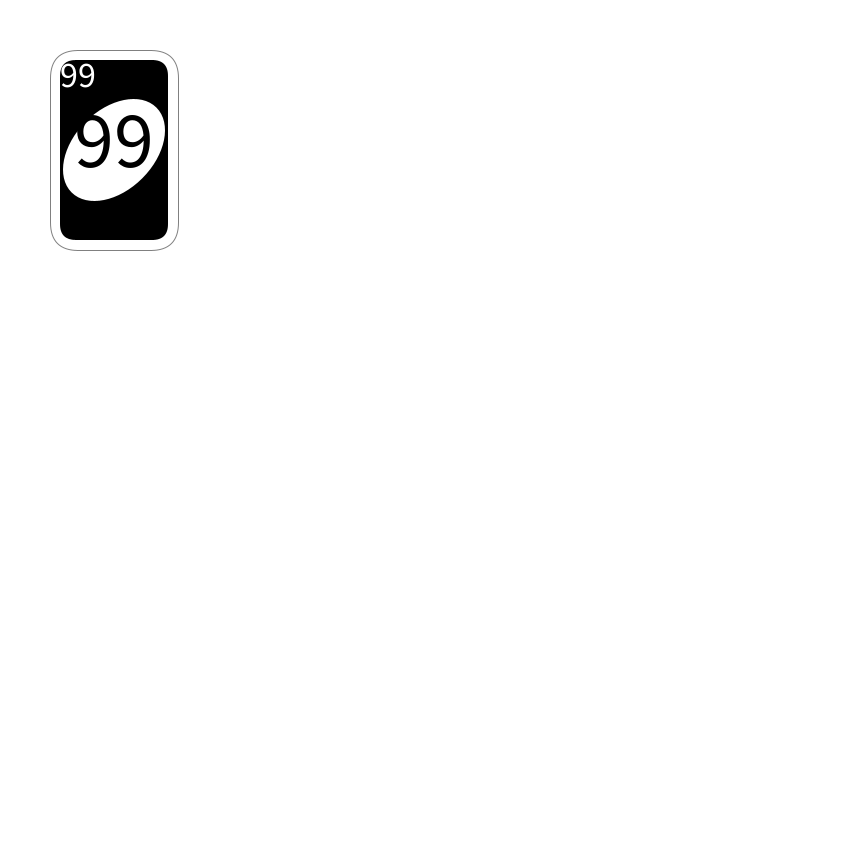
Frame 1 (no input)
Frame 60 (the mouse pressed at the canvas centre just before this capture): identical to frame 1, image omitted
Frame 120 (the mouse held since frame 60 and released just before this capture): identical to frame 1, image omitted

The Processing sketch that drew this single still picture (run headless with seeded random() and noise(); from frame 60 on, the mouse is pressed at the canvas centre):

// Processing sketch: week04_spread4people
// ── week04_spread4people.pde
void setup(){
  size(850,850);//要改視窗大小，會有一堆卡片在右側
  myShuffle();
}
void myShuffle(){
 for(int i=0;i<8;i++){
   for(int j=0;j<11;j++){
     cardN[i*11+j]=j;
     cardC[i*11+j]=C[i%4];
   }
 }
 for(int i=0;i<10000;i++){//多一個迴圈
   int a = int(random(88)),b = int(random(88));
   int temp = cardN[a];
   cardN[a] = cardN[b];
   cardN[b] = temp;
   temp = cardC[a];
   cardC[a] = cardC[b];
   cardC[b] = temp;
 }
}
//int [][] card = new int[8][11];
int [] cardN = new int[88];
int [] cardC = new int[88];
color [] C = {#FF5555,#FFAA00,#55AA55,#5555FF};
void draw(){
  background(255);
  if(mousePressed && mouseButton == RIGHT){//cheat key,peek all
    for(int i=0;i<8;i++){
      for(int j=0;j<11;j++){
        //drawCard(j*32,i*50,C[i%4],j);
        drawCard(j*32,i*50,cardC[i*11+j],cardN[i*11+j],32);
      } 
    }
  } else drawCard(50,50,#000000,99,128);//get card here 
  
  for(int i=0; i<myCard; i++){
    if(i%4==0) drawCard(430  +40*i/4, 50, cardC[i], cardN[i], 128);
    if(i%4==1) drawCard(630  +40*i/4, 350, cardC[i], cardN[i], 128);
    if(i%4==2) drawCard(430  +40*i/4, 650, cardC[i], cardN[i], 128);
    if(i%4==3) drawCard(230  +40*i/4, 350, cardC[i], cardN[i], 128);
  }
}
int myCard=0;
void mousePressed(){
  if(mouseButton == LEFT) myCard++;
}
void drawCard(int x,int y,color c,int n,int w){//step3
  float s = w/32.0;//scale size
  stroke(128);
  fill(255);
  rect(x,y,32*s,50*s,7*s);
  noStroke();
  fill(c);
  rect(x+2.5*s,y+2.5*s,32*s-5*s,50*s-5*s,4*s);
  
  pushMatrix();
  fill(255);
  translate(x+16*s,y+25*s);
  rotate(radians(45));
  ellipse(0,0,20*s,30*s);
  popMatrix();
  
  textAlign(CENTER,CENTER);
  textSize(9*s);
  text(""+n,x+7*s,y+6*s);
  
  textSize(20*s);
  fill(c);
  text(""+n,x+16*s,y+22*s);
  
}
